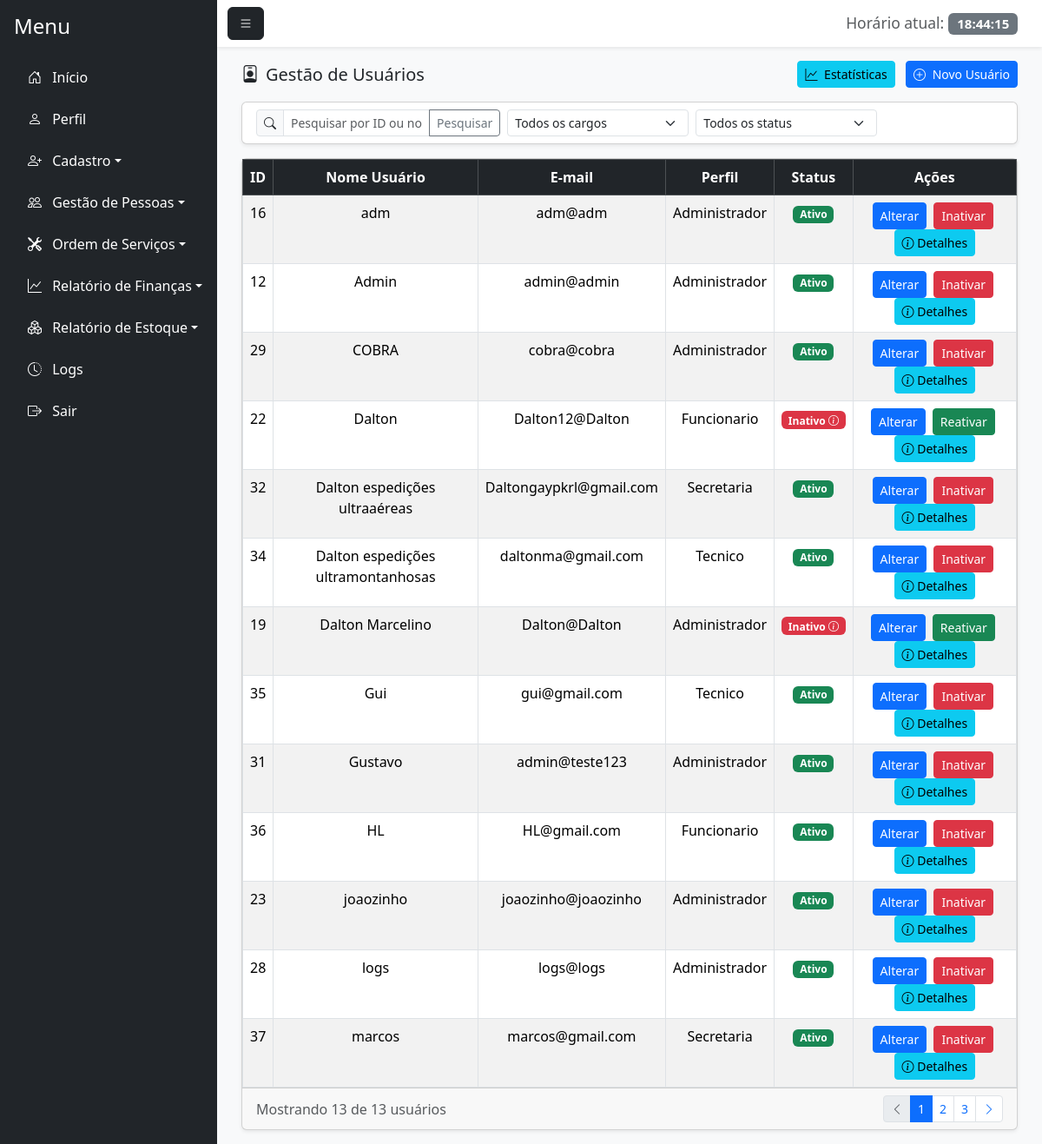
/gestao_usuario.php (signed in), run on an earlier commit of the app's database.
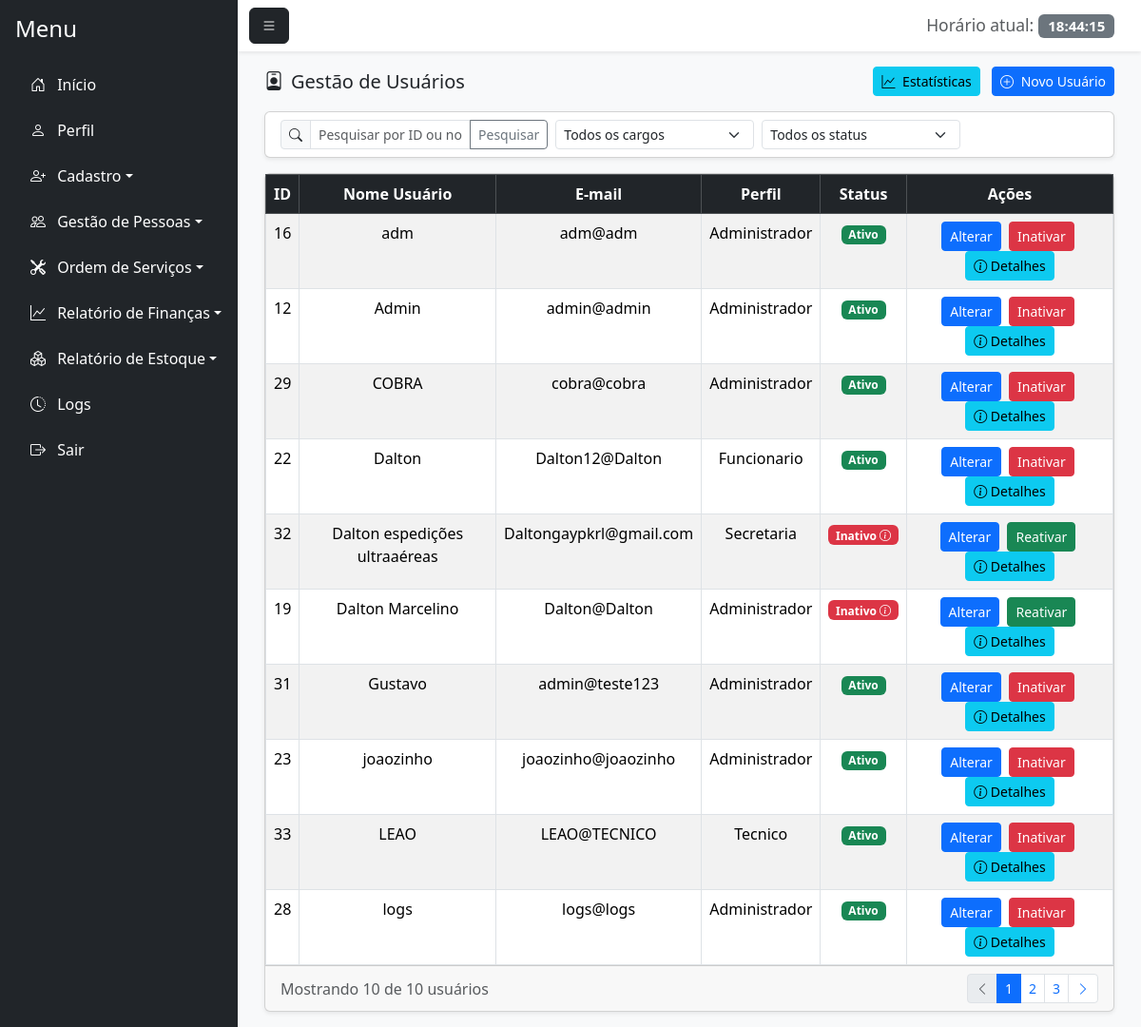
And on a later commit of the database.
### tables this page shows
CREATE TABLE `usuario` (
  `id_usuario` int(11) NOT NULL,
  `nome_usuario` varchar(100) NOT NULL,
  `senha` varchar(255) NOT NULL,
  `email` varchar(100) NOT NULL,
  `senha_temporaria` tinyint(1) DEFAULT 0,
  `id_perfil` int(11) NOT NULL,
  `status` enum('Ativo','Inativo') DEFAULT 'Ativo',
  `id_motivo_inatividade` int(11) DEFAULT NULL,
  `data_inatividade` date DEFAULT NULL,
  `observacao_inatividade` text DEFAULT NULL
);

CREATE TABLE `perfil` (
  `id_perfil` int(11) NOT NULL,
  `nome_perfil` varchar(100) NOT NULL
);

### gestao_usuario.php (the view, shortened to what the rows shown need)
<?php
    require_once 'conexao.php';
    $sql = "SELECT u.*, p.nome_perfil, m.descricao as motivo_inatividade
            FROM usuario u
            LEFT JOIN perfil p ON u.id_perfil = p.id_perfil
            LEFT JOIN motivo_inatividade m ON u.id_motivo_inatividade = m.id_motivo";
    $sql .= " ORDER BY u.nome_usuario ASC";
    $stmt = $pdo->prepare($sql);
    $stmt->execute();
    $usuarios = $stmt->fetchAll(PDO::FETCH_ASSOC);
$stmt->execute();
$usuarios = $stmt->fetchALL(PDO::FETCH_ASSOC);
?>
<!DOCTYPE html>
<html lang="pt-BR">
<head>
    <link href="https://cdn.jsdelivr.net/npm/bootstrap@5.3.7/dist/css/bootstrap.min.css" rel="stylesheet">
    <link rel="stylesheet" href="https://cdn.jsdelivr.net/npm/bootstrap-icons@1.11.1/font/bootstrap-icons.css">
    <link href="https://cdn.jsdelivr.net/npm/bootstrap-icons@1.11.1/font/bootstrap-icons.css" rel="stylesheet">
    <link rel="stylesheet" href="css/login.css">
</head>
<body class="bg-light">
    <div class="d-flex vh-100 bg-light">
        <div class="flex-grow-1 d-flex flex-column">
            <div class="flex-grow-1 p-3" style="overflow-y: auto;">
                <div class="container-fluid">
                    <div class="card shadow-sm">
                        <div class="card-body p-0">
                            <div class="table-responsive">
                                <?php if(!empty($usuarios)): ?>
                                    <table class="table table-striped table-hover table-bordered mb-0">
                                        <thead class="table-dark">
                                            <tr>
                                                <th><center>ID</center></th>
                                                <th><center>Nome Usuário</center></th>
                                                <th><center>E-mail</center></th>
                                                <th><center>Perfil</center></th>
                                                <th><center>Status</center></th>
                                                <th class="text-center">Ações</th>
                                            </tr>
                                        </thead>
                                        <tbody>
                                            <?php foreach($usuarios as $usuario): ?>
                                                <tr>
                                                    <td><center><?=htmlspecialchars($usuario['id_usuario'])?></center></td>
                                                    <td><center><?=htmlspecialchars($usuario['nome_usuario'])?></center></td>
                                                    <td><center><?=htmlspecialchars($usuario['email'])?></center></td>
                                                    <td><center><?=htmlspecialchars($usuario['nome_perfil'])?></center></td>
                                                    <td>
                                                        <center>
                                                            <?php if($usuario['status'] == 'Ativo'): ?>
                                                                <span class="badge bg-success">Ativo</span>
                                                            <?php else: ?>
                                                                <span class="badge bg-danger badge-details" onclick="mostrarDetalhesUsuario(<?=htmlspecialchars($usuario['id_usuario'])?>)">
                                                                    Inativo <i class="bi bi-info-circle"></i>
                                                                </span>
                                                            <?php endif; ?>
                                                        </center>
                                                    </td>
                                                    <td class="text-center">
                                                        <a href="#" class="btn btn-sm btn-primary me-1" onclick="carregarDadosUsuario(<?=htmlspecialchars($usuario['id_usuario'])?>)">Alterar</a>
                                                        <?php if($usuario['status'] == 'Ativo'): ?>
                                                            <a href="inativar_usuario.php?id=<?=htmlspecialchars($usuario['id_usuario'])?>" class="btn btn-sm btn-danger me-1">Inativar</a>
                                                        <?php else: ?>
                                                            <a href="gestao_usuario.php?id=<?=htmlspecialchars($usuario['id_usuario'])?>&acao=reativar" class="btn btn-sm btn-success me-1" onclick="return confirm('Tem certeza que deseja reativar este usuário?')">Reativar</a>
                                                        <?php endif; ?>
                                                        <button class="btn btn-sm btn-info" onclick="mostrarDetalhesUsuario(<?=htmlspecialchars($usuario['id_usuario'])?>)">
                                                            <i class="bi bi-info-circle"></i> Detalhes
                                                        </button>
                                                    </td>
                                                </tr>
                                            <?php endforeach;?>
                                        </tbody>
                                    </table>
                                <?php else: ?><br>
                                    <center><p>Nenhum usuário encontrado.</p></center>
                                <?php endif; ?>
                        </div>
                    </div>
                </div>
            </div>
</body>
</html>

What changed in the data, as far as the page shows it:
removed usuario: id_usuario "34", nome_usuario "Dalton espedições ultramontanhosas", email "daltonma@gmail.com", id_perfil.nome_perfil "Tecnico", status "Ativo"
removed usuario: id_usuario "35", nome_usuario "Gui", email "gui@gmail.com", id_perfil.nome_perfil "Tecnico", status "Ativo"
removed usuario: id_usuario "36", nome_usuario "HL", email "HL@gmail.com", id_perfil.nome_perfil "Funcionario", status "Ativo"
removed usuario: id_usuario "37", nome_usuario "marcos", email "marcos@gmail.com", id_perfil.nome_perfil "Secretaria", status "Ativo"
changed usuario "Dalton": status "Inativo Reativar" → "Ativo Inativar"
changed usuario "Dalton espedições ultraaéreas": status "Ativo Inativar" → "Inativo Reativar"
added usuario: id_usuario "33", nome_usuario "LEAO", email "LEAO@TECNICO", id_perfil.nome_perfil "Tecnico", status "Ativo"
Also different on the page:
count($usuarios): "13" → "10"
